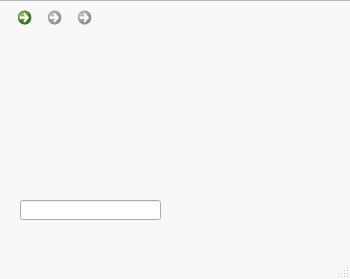
<?xml version="1.0" encoding="UTF-8"?>
<ui version="4.0">
 <class>MainWindow</class>
 <widget class="QMainWindow" name="MainWindow">
  <property name="windowModality">
   <enum>Qt::NonModal</enum>
  </property>
  <property name="geometry">
   <rect>
    <x>0</x>
    <y>0</y>
    <width>350</width>
    <height>279</height>
   </rect>
  </property>
  <property name="minimumSize">
   <size>
    <width>350</width>
    <height>279</height>
   </size>
  </property>
  <property name="maximumSize">
   <size>
    <width>350</width>
    <height>279</height>
   </size>
  </property>
  <property name="palette">
   <palette>
    <active>
     <colorrole role="WindowText">
      <brush brushstyle="SolidPattern">
       <color alpha="255">
        <red>0</red>
        <green>0</green>
        <blue>0</blue>
       </color>
      </brush>
     </colorrole>
     <colorrole role="Button">
      <brush brushstyle="SolidPattern">
       <color alpha="255">
        <red>248</red>
        <green>248</green>
        <blue>248</blue>
       </color>
      </brush>
     </colorrole>
     <colorrole role="Light">
      <brush brushstyle="SolidPattern">
       <color alpha="255">
        <red>255</red>
        <green>255</green>
        <blue>255</blue>
       </color>
      </brush>
     </colorrole>
     <colorrole role="Midlight">
      <brush brushstyle="SolidPattern">
       <color alpha="255">
        <red>251</red>
        <green>251</green>
        <blue>251</blue>
       </color>
      </brush>
     </colorrole>
     <colorrole role="Dark">
      <brush brushstyle="SolidPattern">
       <color alpha="255">
        <red>124</red>
        <green>124</green>
        <blue>124</blue>
       </color>
      </brush>
     </colorrole>
     <colorrole role="Mid">
      <brush brushstyle="SolidPattern">
       <color alpha="255">
        <red>165</red>
        <green>165</green>
        <blue>165</blue>
       </color>
      </brush>
     </colorrole>
     <colorrole role="Text">
      <brush brushstyle="SolidPattern">
       <color alpha="255">
        <red>0</red>
        <green>0</green>
        <blue>0</blue>
       </color>
      </brush>
     </colorrole>
     <colorrole role="BrightText">
      <brush brushstyle="SolidPattern">
       <color alpha="255">
        <red>255</red>
        <green>255</green>
        <blue>255</blue>
       </color>
      </brush>
     </colorrole>
     <colorrole role="ButtonText">
      <brush brushstyle="SolidPattern">
       <color alpha="255">
        <red>0</red>
        <green>0</green>
        <blue>0</blue>
       </color>
      </brush>
     </colorrole>
     <colorrole role="Base">
      <brush brushstyle="SolidPattern">
       <color alpha="255">
        <red>255</red>
        <green>255</green>
        <blue>255</blue>
       </color>
      </brush>
     </colorrole>
     <colorrole role="Window">
      <brush brushstyle="SolidPattern">
       <color alpha="255">
        <red>248</red>
        <green>248</green>
        <blue>248</blue>
       </color>
      </brush>
     </colorrole>
     <colorrole role="Shadow">
      <brush brushstyle="SolidPattern">
       <color alpha="255">
        <red>0</red>
        <green>0</green>
        <blue>0</blue>
       </color>
      </brush>
     </colorrole>
     <colorrole role="AlternateBase">
      <brush brushstyle="SolidPattern">
       <color alpha="255">
        <red>251</red>
        <green>251</green>
        <blue>251</blue>
       </color>
      </brush>
     </colorrole>
     <colorrole role="ToolTipBase">
      <brush brushstyle="SolidPattern">
       <color alpha="255">
        <red>255</red>
        <green>255</green>
        <blue>220</blue>
       </color>
      </brush>
     </colorrole>
     <colorrole role="ToolTipText">
      <brush brushstyle="SolidPattern">
       <color alpha="255">
        <red>0</red>
        <green>0</green>
        <blue>0</blue>
       </color>
      </brush>
     </colorrole>
    </active>
    <inactive>
     <colorrole role="WindowText">
      <brush brushstyle="SolidPattern">
       <color alpha="255">
        <red>0</red>
        <green>0</green>
        <blue>0</blue>
       </color>
      </brush>
     </colorrole>
     <colorrole role="Button">
      <brush brushstyle="SolidPattern">
       <color alpha="255">
        <red>248</red>
        <green>248</green>
        <blue>248</blue>
       </color>
      </brush>
     </colorrole>
     <colorrole role="Light">
      <brush brushstyle="SolidPattern">
       <color alpha="255">
        <red>255</red>
        <green>255</green>
        <blue>255</blue>
       </color>
      </brush>
     </colorrole>
     <colorrole role="Midlight">
      <brush brushstyle="SolidPattern">
       <color alpha="255">
        <red>251</red>
        <green>251</green>
        <blue>251</blue>
       </color>
      </brush>
     </colorrole>
     <colorrole role="Dark">
      <brush brushstyle="SolidPattern">
       <color alpha="255">
        <red>124</red>
        <green>124</green>
        <blue>124</blue>
       </color>
      </brush>
     </colorrole>
     <colorrole role="Mid">
      <brush brushstyle="SolidPattern">
       <color alpha="255">
        <red>165</red>
        <green>165</green>
        <blue>165</blue>
       </color>
      </brush>
     </colorrole>
     <colorrole role="Text">
      <brush brushstyle="SolidPattern">
       <color alpha="255">
        <red>0</red>
        <green>0</green>
        <blue>0</blue>
       </color>
      </brush>
     </colorrole>
     <colorrole role="BrightText">
      <brush brushstyle="SolidPattern">
       <color alpha="255">
        <red>255</red>
        <green>255</green>
        <blue>255</blue>
       </color>
      </brush>
     </colorrole>
     <colorrole role="ButtonText">
      <brush brushstyle="SolidPattern">
       <color alpha="255">
        <red>0</red>
        <green>0</green>
        <blue>0</blue>
       </color>
      </brush>
     </colorrole>
     <colorrole role="Base">
      <brush brushstyle="SolidPattern">
       <color alpha="255">
        <red>255</red>
        <green>255</green>
        <blue>255</blue>
       </color>
      </brush>
     </colorrole>
     <colorrole role="Window">
      <brush brushstyle="SolidPattern">
       <color alpha="255">
        <red>248</red>
        <green>248</green>
        <blue>248</blue>
       </color>
      </brush>
     </colorrole>
     <colorrole role="Shadow">
      <brush brushstyle="SolidPattern">
       <color alpha="255">
        <red>0</red>
        <green>0</green>
        <blue>0</blue>
       </color>
      </brush>
     </colorrole>
     <colorrole role="AlternateBase">
      <brush brushstyle="SolidPattern">
       <color alpha="255">
        <red>251</red>
        <green>251</green>
        <blue>251</blue>
       </color>
      </brush>
     </colorrole>
     <colorrole role="ToolTipBase">
      <brush brushstyle="SolidPattern">
       <color alpha="255">
        <red>255</red>
        <green>255</green>
        <blue>220</blue>
       </color>
      </brush>
     </colorrole>
     <colorrole role="ToolTipText">
      <brush brushstyle="SolidPattern">
       <color alpha="255">
        <red>0</red>
        <green>0</green>
        <blue>0</blue>
       </color>
      </brush>
     </colorrole>
    </inactive>
    <disabled>
     <colorrole role="WindowText">
      <brush brushstyle="SolidPattern">
       <color alpha="255">
        <red>124</red>
        <green>124</green>
        <blue>124</blue>
       </color>
      </brush>
     </colorrole>
     <colorrole role="Button">
      <brush brushstyle="SolidPattern">
       <color alpha="255">
        <red>248</red>
        <green>248</green>
        <blue>248</blue>
       </color>
      </brush>
     </colorrole>
     <colorrole role="Light">
      <brush brushstyle="SolidPattern">
       <color alpha="255">
        <red>255</red>
        <green>255</green>
        <blue>255</blue>
       </color>
      </brush>
     </colorrole>
     <colorrole role="Midlight">
      <brush brushstyle="SolidPattern">
       <color alpha="255">
        <red>251</red>
        <green>251</green>
        <blue>251</blue>
       </color>
      </brush>
     </colorrole>
     <colorrole role="Dark">
      <brush brushstyle="SolidPattern">
       <color alpha="255">
        <red>124</red>
        <green>124</green>
        <blue>124</blue>
       </color>
      </brush>
     </colorrole>
     <colorrole role="Mid">
      <brush brushstyle="SolidPattern">
       <color alpha="255">
        <red>165</red>
        <green>165</green>
        <blue>165</blue>
       </color>
      </brush>
     </colorrole>
     <colorrole role="Text">
      <brush brushstyle="SolidPattern">
       <color alpha="255">
        <red>124</red>
        <green>124</green>
        <blue>124</blue>
       </color>
      </brush>
     </colorrole>
     <colorrole role="BrightText">
      <brush brushstyle="SolidPattern">
       <color alpha="255">
        <red>255</red>
        <green>255</green>
        <blue>255</blue>
       </color>
      </brush>
     </colorrole>
     <colorrole role="ButtonText">
      <brush brushstyle="SolidPattern">
       <color alpha="255">
        <red>124</red>
        <green>124</green>
        <blue>124</blue>
       </color>
      </brush>
     </colorrole>
     <colorrole role="Base">
      <brush brushstyle="SolidPattern">
       <color alpha="255">
        <red>248</red>
        <green>248</green>
        <blue>248</blue>
       </color>
      </brush>
     </colorrole>
     <colorrole role="Window">
      <brush brushstyle="SolidPattern">
       <color alpha="255">
        <red>248</red>
        <green>248</green>
        <blue>248</blue>
       </color>
      </brush>
     </colorrole>
     <colorrole role="Shadow">
      <brush brushstyle="SolidPattern">
       <color alpha="255">
        <red>0</red>
        <green>0</green>
        <blue>0</blue>
       </color>
      </brush>
     </colorrole>
     <colorrole role="AlternateBase">
      <brush brushstyle="SolidPattern">
       <color alpha="255">
        <red>248</red>
        <green>248</green>
        <blue>248</blue>
       </color>
      </brush>
     </colorrole>
     <colorrole role="ToolTipBase">
      <brush brushstyle="SolidPattern">
       <color alpha="255">
        <red>255</red>
        <green>255</green>
        <blue>220</blue>
       </color>
      </brush>
     </colorrole>
     <colorrole role="ToolTipText">
      <brush brushstyle="SolidPattern">
       <color alpha="255">
        <red>0</red>
        <green>0</green>
        <blue>0</blue>
       </color>
      </brush>
     </colorrole>
    </disabled>
   </palette>
  </property>
  <property name="cursor">
   <cursorShape>ArrowCursor</cursorShape>
  </property>
  <property name="contextMenuPolicy">
   <enum>Qt::DefaultContextMenu</enum>
  </property>
  <property name="windowTitle">
   <string>impRef</string>
  </property>
  <property name="windowIcon">
   <iconset resource="../impRef_frame01.qrc">
    <normaloff>:/test/window_icon.png</normaloff>:/test/window_icon.png</iconset>
  </property>
  <property name="windowOpacity">
   <double>2.000000000000000</double>
  </property>
  <property name="layoutDirection">
   <enum>Qt::LeftToRight</enum>
  </property>
  <property name="autoFillBackground">
   <bool>false</bool>
  </property>
  <property name="toolButtonStyle">
   <enum>Qt::ToolButtonIconOnly</enum>
  </property>
  <widget class="QWidget" name="centralwidget">
   <widget class="QFrame" name="BG">
    <property name="geometry">
     <rect>
      <x>-10</x>
      <y>0</y>
      <width>371</width>
      <height>261</height>
     </rect>
    </property>
    <property name="minimumSize">
     <size>
      <width>371</width>
      <height>261</height>
     </size>
    </property>
    <property name="maximumSize">
     <size>
      <width>371</width>
      <height>261</height>
     </size>
    </property>
    <property name="sizeIncrement">
     <size>
      <width>371</width>
      <height>261</height>
     </size>
    </property>
    <property name="baseSize">
     <size>
      <width>371</width>
      <height>261</height>
     </size>
    </property>
    <property name="palette">
     <palette>
      <active>
       <colorrole role="WindowText">
        <brush brushstyle="SolidPattern">
         <color alpha="100">
          <red>0</red>
          <green>0</green>
          <blue>0</blue>
         </color>
        </brush>
       </colorrole>
       <colorrole role="Text">
        <brush brushstyle="SolidPattern">
         <color alpha="100">
          <red>0</red>
          <green>0</green>
          <blue>0</blue>
         </color>
        </brush>
       </colorrole>
       <colorrole role="ButtonText">
        <brush brushstyle="SolidPattern">
         <color alpha="100">
          <red>0</red>
          <green>0</green>
          <blue>0</blue>
         </color>
        </brush>
       </colorrole>
      </active>
      <inactive>
       <colorrole role="WindowText">
        <brush brushstyle="SolidPattern">
         <color alpha="100">
          <red>0</red>
          <green>0</green>
          <blue>0</blue>
         </color>
        </brush>
       </colorrole>
       <colorrole role="Text">
        <brush brushstyle="SolidPattern">
         <color alpha="100">
          <red>0</red>
          <green>0</green>
          <blue>0</blue>
         </color>
        </brush>
       </colorrole>
       <colorrole role="ButtonText">
        <brush brushstyle="SolidPattern">
         <color alpha="100">
          <red>0</red>
          <green>0</green>
          <blue>0</blue>
         </color>
        </brush>
       </colorrole>
      </inactive>
      <disabled>
       <colorrole role="WindowText">
        <brush brushstyle="SolidPattern">
         <color alpha="100">
          <red>0</red>
          <green>0</green>
          <blue>0</blue>
         </color>
        </brush>
       </colorrole>
       <colorrole role="Text">
        <brush brushstyle="SolidPattern">
         <color alpha="100">
          <red>0</red>
          <green>0</green>
          <blue>0</blue>
         </color>
        </brush>
       </colorrole>
       <colorrole role="ButtonText">
        <brush brushstyle="SolidPattern">
         <color alpha="100">
          <red>0</red>
          <green>0</green>
          <blue>0</blue>
         </color>
        </brush>
       </colorrole>
      </disabled>
     </palette>
    </property>
    <property name="mouseTracking">
     <bool>true</bool>
    </property>
    <property name="styleSheet">
     <string notr="true">.QFrame{
background-image : url(:/test/BG.png);
background-repeat: no-repeat;
background-position: center;
color: rgba(0, 0, 0, 100);
}</string>
    </property>
    <property name="frameShape">
     <enum>QFrame::StyledPanel</enum>
    </property>
    <property name="frameShadow">
     <enum>QFrame::Raised</enum>
    </property>
    <widget class="QPushButton" name="ok_button">
     <property name="geometry">
      <rect>
       <x>280</x>
       <y>210</y>
       <width>61</width>
       <height>41</height>
      </rect>
     </property>
     <property name="minimumSize">
      <size>
       <width>61</width>
       <height>41</height>
      </size>
     </property>
     <property name="maximumSize">
      <size>
       <width>61</width>
       <height>41</height>
      </size>
     </property>
     <property name="cursor">
      <cursorShape>ClosedHandCursor</cursorShape>
     </property>
     <property name="styleSheet">
      <string notr="true"/>
     </property>
     <property name="text">
      <string/>
     </property>
     <property name="icon">
      <iconset resource="../impRef_frame01.qrc">
       <normaloff>:/test/ok_button.png</normaloff>:/test/ok_button.png</iconset>
     </property>
     <property name="iconSize">
      <size>
       <width>60</width>
       <height>36</height>
      </size>
     </property>
     <property name="default">
      <bool>false</bool>
     </property>
     <property name="flat">
      <bool>true</bool>
     </property>
    </widget>
    <widget class="QCommandLinkButton" name="Q_button">
     <property name="geometry">
      <rect>
       <x>20</x>
       <y>0</y>
       <width>31</width>
       <height>41</height>
      </rect>
     </property>
     <property name="cursor">
      <cursorShape>ClosedHandCursor</cursorShape>
     </property>
     <property name="text">
      <string/>
     </property>
     <property name="icon">
      <iconset resource="../impRef_frame01.qrc">
       <normaloff>:/test/Q_button.png</normaloff>:/test/Q_button.png</iconset>
     </property>
    </widget>
    <widget class="QCommandLinkButton" name="Q_button_3">
     <property name="enabled">
      <bool>false</bool>
     </property>
     <property name="geometry">
      <rect>
       <x>50</x>
       <y>0</y>
       <width>31</width>
       <height>41</height>
      </rect>
     </property>
     <property name="cursor">
      <cursorShape>UpArrowCursor</cursorShape>
     </property>
     <property name="text">
      <string/>
     </property>
     <property name="icon">
      <iconset resource="../impRef_frame01.qrc">
       <normaloff>:/test/owo_button.png</normaloff>
       <disabledoff>:/test/owo_button.png</disabledoff>:/test/owo_button.png</iconset>
     </property>
    </widget>
    <widget class="QCommandLinkButton" name="Q_button_4">
     <property name="enabled">
      <bool>false</bool>
     </property>
     <property name="geometry">
      <rect>
       <x>80</x>
       <y>0</y>
       <width>31</width>
       <height>41</height>
      </rect>
     </property>
     <property name="cursor">
      <cursorShape>ArrowCursor</cursorShape>
     </property>
     <property name="text">
      <string/>
     </property>
     <property name="icon">
      <iconset resource="../impRef_frame01.qrc">
       <normaloff>:/test/heart_button.png</normaloff>
       <disabledoff>:/test/heart_button.png</disabledoff>:/test/heart_button.png</iconset>
     </property>
    </widget>
    <widget class="QWidget" name="creat1_tex" native="true">
     <property name="geometry">
      <rect>
       <x>30</x>
       <y>20</y>
       <width>281</width>
       <height>81</height>
      </rect>
     </property>
     <property name="styleSheet">
      <string notr="true">image: url(:/test/create_text.png);</string>
     </property>
    </widget>
    <widget class="QPushButton" name="createCam_button">
     <property name="geometry">
      <rect>
       <x>30</x>
       <y>90</y>
       <width>141</width>
       <height>111</height>
      </rect>
     </property>
     <property name="cursor">
      <cursorShape>ClosedHandCursor</cursorShape>
     </property>
     <property name="styleSheet">
      <string notr="true">color: rgba(0, 0, 0, 0);</string>
     </property>
     <property name="text">
      <string/>
     </property>
     <property name="icon">
      <iconset resource="../impRef_frame01.qrc">
       <normaloff>:/test/create_button.png</normaloff>:/test/create_button.png</iconset>
     </property>
     <property name="iconSize">
      <size>
       <width>133</width>
       <height>97</height>
      </size>
     </property>
     <property name="checkable">
      <bool>true</bool>
     </property>
     <property name="checked">
      <bool>false</bool>
     </property>
     <property name="flat">
      <bool>true</bool>
     </property>
    </widget>
    <widget class="QLineEdit" name="name_box">
     <property name="geometry">
      <rect>
       <x>30</x>
       <y>200</y>
       <width>141</width>
       <height>20</height>
      </rect>
     </property>
     <property name="autoFillBackground">
      <bool>false</bool>
     </property>
     <property name="styleSheet">
      <string notr="true">image: url(:/test/rename_box.png);</string>
     </property>
     <property name="inputMethodHints">
      <set>Qt::ImhNone</set>
     </property>
     <property name="frame">
      <bool>true</bool>
     </property>
     <property name="cursorPosition">
      <number>0</number>
     </property>
     <property name="alignment">
      <set>Qt::AlignCenter</set>
     </property>
     <property name="clearButtonEnabled">
      <bool>false</bool>
     </property>
    </widget>
    <widget class="QPushButton" name="selectCam_button">
     <property name="geometry">
      <rect>
       <x>200</x>
       <y>90</y>
       <width>141</width>
       <height>111</height>
      </rect>
     </property>
     <property name="cursor">
      <cursorShape>ClosedHandCursor</cursorShape>
     </property>
     <property name="styleSheet">
      <string notr="true">color: rgba(0, 0, 0, 100);</string>
     </property>
     <property name="text">
      <string/>
     </property>
     <property name="icon">
      <iconset resource="../impRef_frame01.qrc">
       <normaloff>:/test/selectCam_button.png</normaloff>:/test/selectCam_button.png</iconset>
     </property>
     <property name="iconSize">
      <size>
       <width>122</width>
       <height>114</height>
      </size>
     </property>
     <property name="checkable">
      <bool>true</bool>
     </property>
     <property name="flat">
      <bool>true</bool>
     </property>
    </widget>
    <widget class="QPushButton" name="line_BG">
     <property name="enabled">
      <bool>false</bool>
     </property>
     <property name="geometry">
      <rect>
       <x>180</x>
       <y>90</y>
       <width>16</width>
       <height>111</height>
      </rect>
     </property>
     <property name="cursor">
      <cursorShape>ArrowCursor</cursorShape>
     </property>
     <property name="styleSheet">
      <string notr="true"/>
     </property>
     <property name="text">
      <string/>
     </property>
     <property name="icon">
      <iconset resource="../impRef_frame01.qrc">
       <normaloff>:/test/line_BG.png</normaloff>
       <normalon>:/test/line_BG.png</normalon>
       <disabledoff>:/test/line_BG.png</disabledoff>:/test/line_BG.png</iconset>
     </property>
     <property name="iconSize">
      <size>
       <width>6</width>
       <height>142</height>
      </size>
     </property>
     <property name="flat">
      <bool>true</bool>
     </property>
    </widget>
   </widget>
  </widget>
  <widget class="QMenuBar" name="menubar">
   <property name="geometry">
    <rect>
     <x>0</x>
     <y>0</y>
     <width>350</width>
     <height>21</height>
    </rect>
   </property>
  </widget>
  <widget class="QStatusBar" name="statusbar"/>
 </widget>
 <resources>
  <include location="../impRef_frame01.qrc"/>
 </resources>
 <connections/>
</ui>
